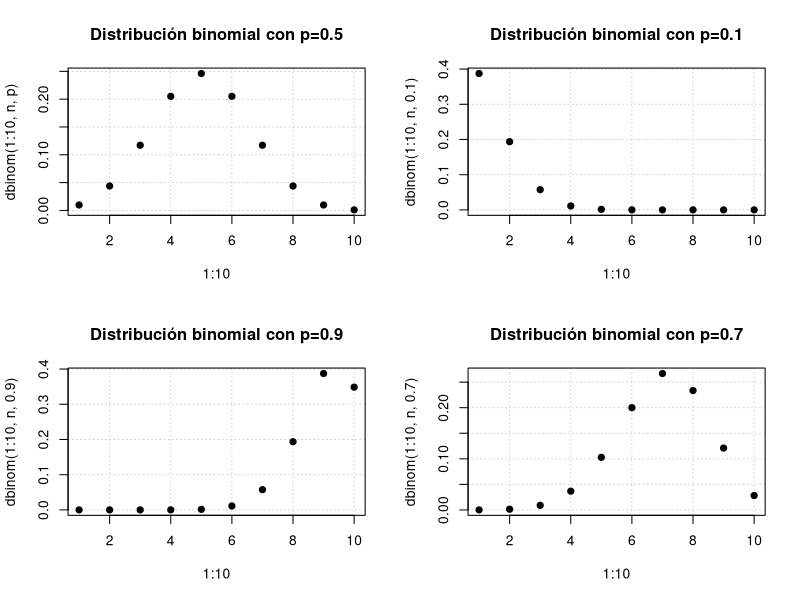
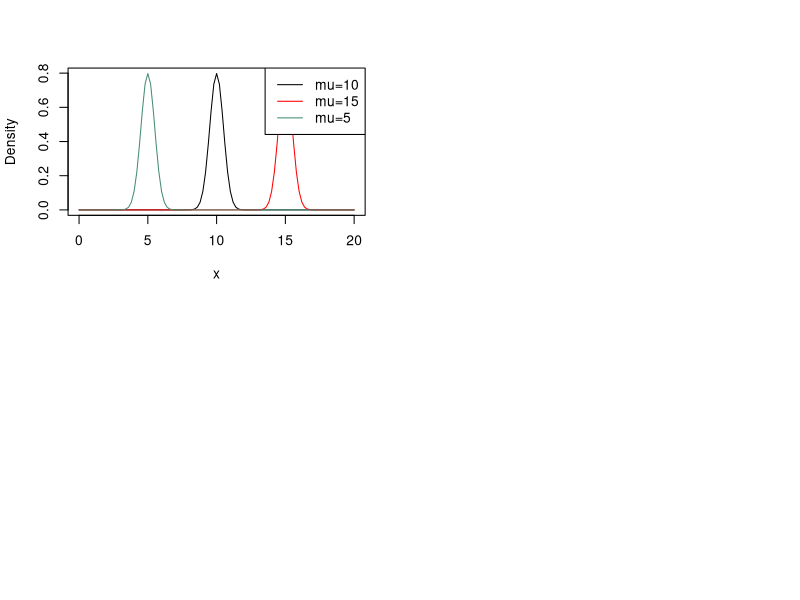

The R source for these figures, in order:
## ---- chunk 1
knitr::opts_chunk$set(echo = TRUE, comment = NA)
## ---- chunk 2
# En R podemomos obtener esta distribución de la siguiente manera
n<- 10 #Tamaño de muestra
p<- 0.5 #Probabilidad de éxito
dbinom(1,n,p)# Función de masa
pbinom(2,n,p)#Probabilidad acumualada hasta un punto
qbinom(0.5,n,p) # Cuantiles
rbinom(10,n,p) #Números aleatorios
## ---- chunk 3
par(mfrow=c(2,2))
plot(1:10,dbinom(1:10,n,p),pch=19,panel.first=grid(),main="Distribución binomial con p=0.5")
plot(1:10,dbinom(1:10,n,0.1),pch=19,panel.first=grid(),main="Distribución binomial con p=0.1")
plot(1:10,dbinom(1:10,n,0.9),pch=19,panel.first=grid(),main="Distribución binomial con p=0.9")
plot(1:10,dbinom(1:10,n,0.7),pch=19,panel.first=grid(),main="Distribución binomial con p=0.7")
## ---- chunk 4
# En r podemos trabajar con la función normal de la siguiente manera
mu<- 10 #Tamaño de muestra
sigma<- 0.5 #Probabilidad de éxito
dnorm(1,mu,sigma)# Función de densidad
pnorm(2,mu,sigma)#Probabilidad acumualada hasta un punto
qnorm(0.5,mu,sigma) # Cuantiles
rnorm(10,mu,sigma) #Números aleatorios
## ---- chunk 5
# Gráfico función de densidad con diferente media
curve(dnorm(x,mu,sigma),xlim=c(0,20),ylab="Density")
curve(dnorm(x,15,sigma),xlim=c(0,20),add=T,col="red")
curve(dnorm(x,5,sigma),xlim=c(0,20),add=T,col="aquamarine4")
legend("topright",legend=c(paste0(expression(mu),"=","10"),paste0(expression(mu),"=","15"),paste0(expression(mu),"=","5")),col=c("black","red","aquamarine4"),lty=1)

